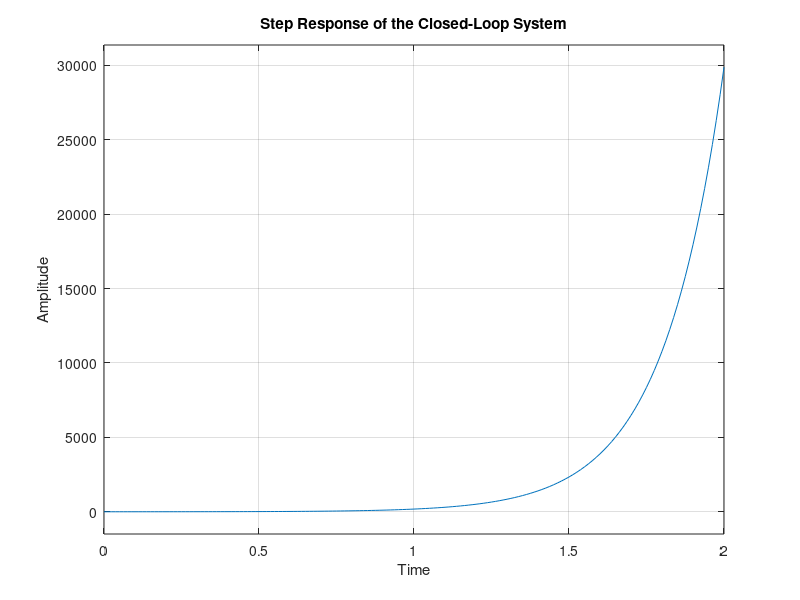
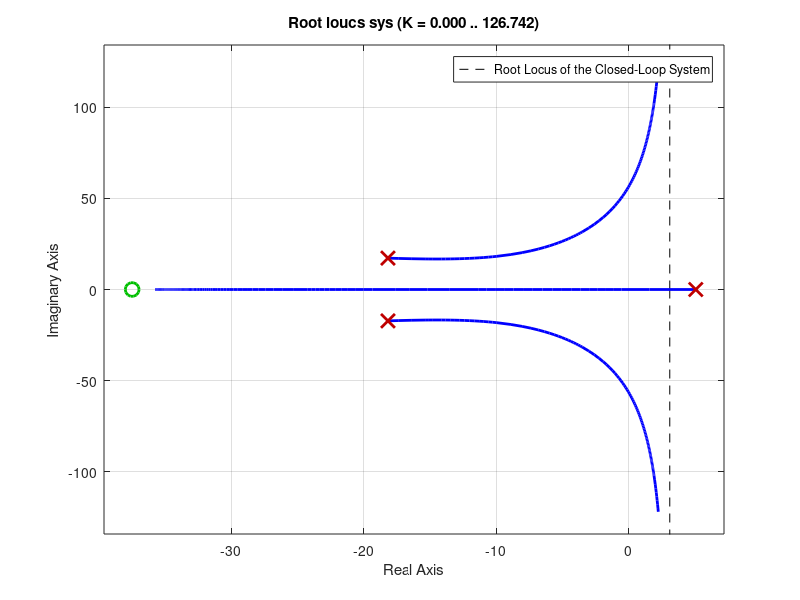
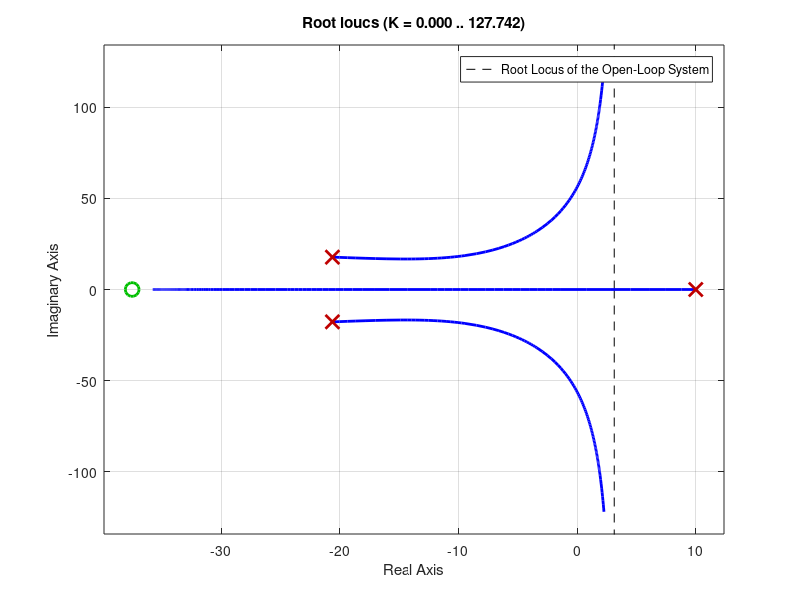
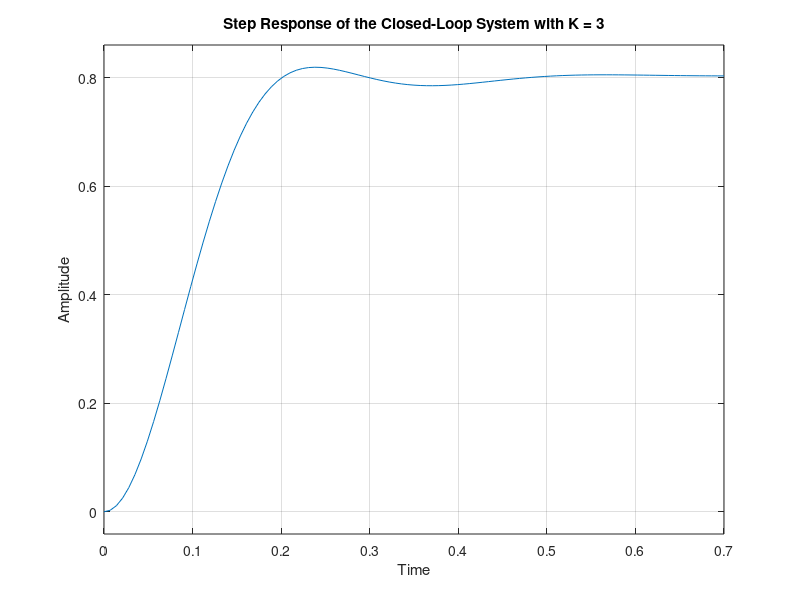

Write the MATLAB code that produced these figures, in order.
% ========================================================
% q1
% ========================================================

% define necessary variables

a = 0.1;
b = -1;
K = 1;

% create controller and plant functions and define the system with unity
% feedback

plant_numerator = 3;
plant_denominator = [a b];
plant_func = tf(plant_numerator, plant_denominator);

controller_numerator = [0.1 3.75];
controller_denominator = [16/600 1.1 19.75];
controller_func = tf(controller_numerator, controller_denominator);

sys = feedback(plant_func* controller_func, K);

%plot the step response of the closed-loop system

figure;
step(sys);
xlabel('Time');
ylabel('Amplitude');
title('Step Response of the Closed-Loop System');

% ========================================================
% q2
% ========================================================

% plot the root locus diagram of the closed-loop system

figure;
rlocus(sys,'b')
hold on;
legend('Root Locus of the Closed-Loop System')
hold off;

figure;
rlocus(plant_func* controller_func,'b')
hold on;
legend('Root Locus of the Open-Loop System')
hold off;

% plot the step response of the closed loop system with K = 5 as the new
% gain

K_new = 3;
sys2 = feedback(plant_func* controller_func, K_new);
figure;
step(sys2);
xlabel('Time');
ylabel('Amplitude');
title('Step Response of the Closed-Loop System with K = 3');

% ========================================================
% q3
% ========================================================

% calculate and plot the digital controller using impulse sampling with
% sampling period 1ms and by using s = (z-1)/Ts formula seperately

Ts = 0.001;
C_z = c2d(controller_func, Ts, 'impulse');

Cz_numerator = [0.00375 -0.003611 -4*10^(-19)];
Cz_denominator = [1 -1.959 0.9596];
Cz_func = tf(Cz_numerator, Cz_denominator, Ts);

figure;
subplot(2,1,1);
step(C_z);
title('Step Response of the Digital Controller');
subplot(2,1,2);
step(Cz_func);
xlabel('Time');
ylabel('Amplitude');
title('Step Response of the Manually Calculated Digital Controller');


% ========================================================
% q4
% ========================================================

% calculate the converted C(s) function and compares it with the original
% one
C_s = d2c(C_z, 'zoh');

figure;
subplot(2,1,1);
step(controller_func);
title('Step Response of the Original Controller Function');
subplot(2,1,2);
step(C_s);
xlabel('Time');
ylabel('Amplitude');
title('Step Response of the Converted Controller Function');

% plot the step response of the system for both controller functions

sys3 = feedback(plant_func* C_s, K_new);

figure;
subplot(2,1,1);
step(sys2);
title('Step Response of the Closed-Loop System with the Original Plant');
subplot(2,1,2);
step(sys3);
xlabel('Time');
ylabel('Amplitude');
title('Step Response of the Closed-Loop System with the Converted Plant');






